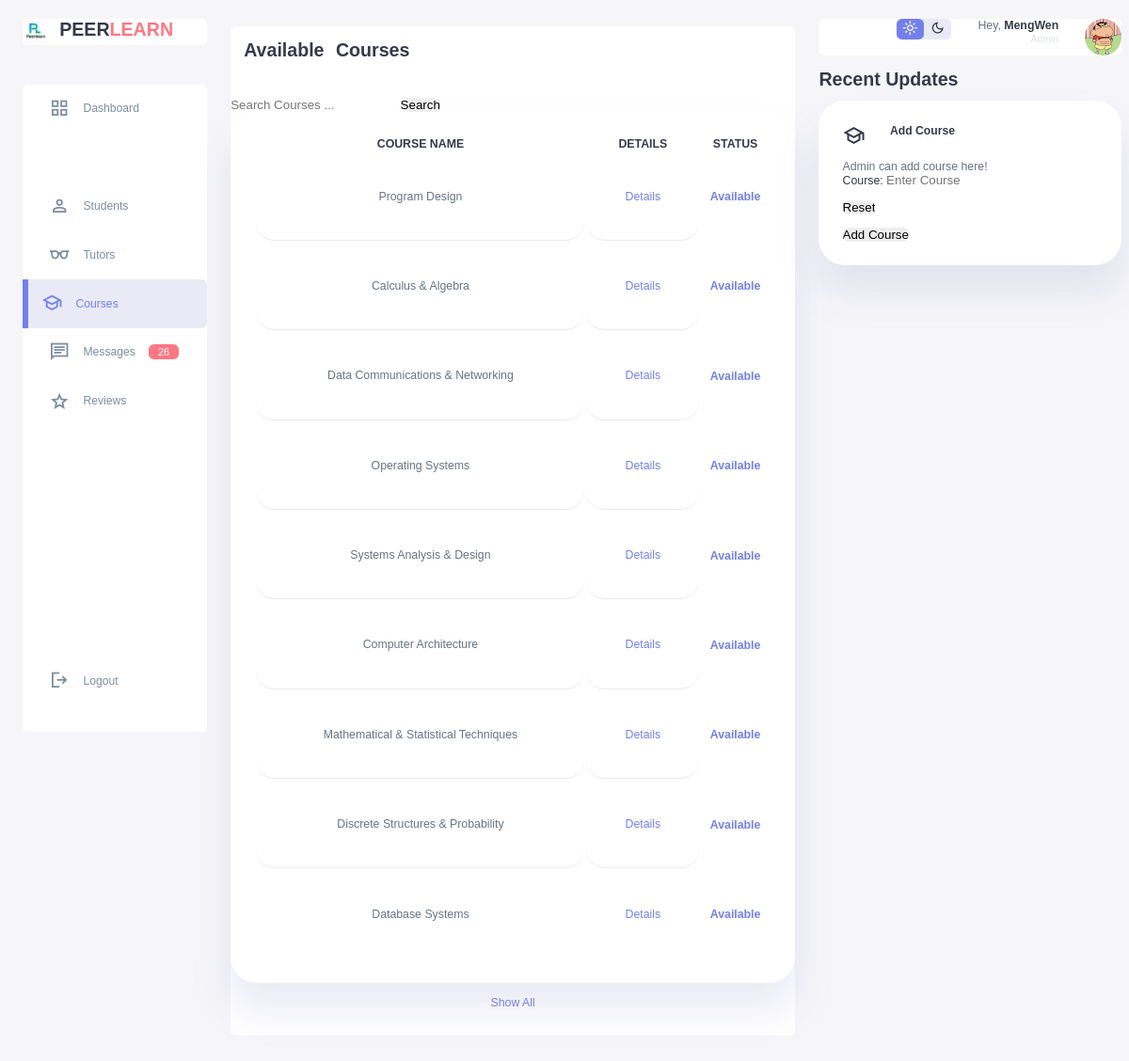
The app's page /admin_course.php with its own data.
### tables this page shows
CREATE TABLE `course` (
  `id` int(11) NOT NULL,
  `course_name` varchar(100) NOT NULL,
  `details` text DEFAULT NULL,
  `status` enum('active','inactive') DEFAULT 'active',
  `created_at` timestamp NOT NULL DEFAULT current_timestamp(),
  `updated_at` timestamp NOT NULL DEFAULT current_timestamp() ON UPDATE current_timestamp()
);

### admin_course.php (the view, shortened to what this page needs)
<!DOCTYPE html>
<html lang="en">
<head>
    <link rel="stylesheet" href="studentstyle.css">
</head>
<body>
    <div class="container">
        <aside>
            <div class="top">
                <div class="logo">
                    <img src="image/logo.png">
                    <h2>PEER<span class="danger">LEARN</span></h2>
                </div>
            </div>
            <div class="sidebar">
                <a href="admin.html"><span class="material-symbols-sharp">grid_view</span><h3>Dashboard</h3></a>
                <a href="#"></a>
                <a href="admin_student.php"><span class="material-symbols-sharp">person</span><h3>Students</h3></a>
                <a href="admin_tutors.php"><span class="material-symbols-sharp">eyeglasses</span><h3>Tutors</h3></a>
                <a href="admin_course.php" class="active"><span class="material-symbols-sharp">school</span><h3>Courses</h3></a>
                <a href="message.php"><span class="material-symbols-sharp">chat</span><h3>Messages</h3><span class="message-count">26</span></a>
                <a href="admin_review.php"><span class="material-symbols-sharp">star</span><h3>Reviews</h3></a>
                <a href="home_page.php"><span class="material-symbols-sharp">logout</span><h3>Logout</h3></a>
            </div>
        </aside>
        <main>
            <div class="current_students">
                <h2>Available Courses</h2>
                 <di style="margin-left: 500px ; padding:100px;">
                    <form action="" method="GET">
                        <input type="text" name="my_search" placeholder="Search Courses ...">
                        <input type="submit" name="search" value="Search">
                    </form>
                <table>
                    <thead>
                        <tr>
                            <th>COURSE NAME</th>
                            <th>DETAILS</th>
                            <th>STATUS</th>
                        </tr>
                    </thead>
                    <tbody>
                        <?php
                        $servername = "localhost";
                        $username = "root";
                        $password = "";
                        $dbname = "peer_tutoring_platform";
                        $conn = new mysqli($servername, $username, $password, $dbname);
                        $sql = "SELECT * FROM course";
                        $result = $conn->query($sql);
                        if ($result->num_rows > 0) {
                            while($row = $result->fetch_assoc()) {
                                echo "<tr>
                                    <td>".htmlspecialchars($row["course_name"])."</td>
                                     <td>
                                    <a href='course_details.php?id=".$row["id"]."' class='details-btn'>Details</a>
                                    </td>
                                    <th>
                                        <a>Available</a>
                                    </th>
                                </tr>";
                            }
                        } else {
                            $no_results_message = isset($_GET['search']) ?
                                "No courses found matching '".htmlspecialchars($_GET['my_search'])."'" :
                                "No courses found";
                            echo "<tr><td colspan='4'>$no_results_message</td></tr>";
                        }
                        ?>
                    </tbody>
                </table>
                <a href="#">Show All</a>
            </div>
        </main>
        <div class="right">
            <div class="top">
                <div class="theme-toggler">
                    <span class="material-symbols-sharp active">light_mode</span>
                    <span class="material-symbols-sharp">dark_mode</span>
                </div>
                <div class="profile">
                    <div class="info">
                        <p>Hey, <b>MengWen</b></p>
                        <small class="text-muted">Admin</small>
                    </div>
                    <div class="profile-photo">
                        <img src="image/profile-1.jpg">
                    </div>
                </div>
            </div>
            <div class="recent-updates">
                <h2>Recent Updates</h2>
                <div class="updates">
                    <div class="update">
                        <span class="material-symbols-sharp">school</span>
                        <h3>Add Course</h3>
                    </div>
                    <div class="message">
                        <p>Admin can add course here!</p>
                        <form action="course_record.php" method="POST">
                            <div>
                                <label for="Course">Course:</label>
                                <input type="text" id="course" name="course_name" placeholder="Enter Course" required>
                            </div>
                            <br>
                            <div>
                                <input type="reset" value="Reset">
                            </div>
                            <br>
                            <div>
                                <input type="submit" value="Add Course">
                            </div>
                        </form>
    </div>
</body>
</html>

### studentstyle.css (style rules this page uses)
* { margin: 0; padding: 0; outline: 0; appearance: none; border: 0; text-decoration: none; list-style: none; box-sizing: border-box; border-radius: 0.4rem; }
html { font-size: 14px; }
body { width: 100vw; height: 100vh; font-family: poppins, sans-serif; font-size: 0.88rem; background: #f6f6f9; user-select: none; overflow-x: hidden; color: #363949; }
.container { display: grid; width: 96%; margin: 0 auto; gap: 1.8rem; grid-template-columns: 14rem auto 23rem; }
a { color: #363949; }
img { display: block; width: 100%; }
h2 { font-size: 1.4rem; }
h3 { font-size: 0.87rem; }
small { font-size: 0.75rem; }
.profile-photo { width: 2.8rem; height: 2.8rem; border-radius: 50%; overflow: hidden; }
.text-muted { color: #dce1eb; }
p { color:#677483; }
b { color: #363949; }
.danger { color: #ff7782; }
aside { height: 100vh; }
aside .top { background: white; display: flex; align-items: center; justify-content: space-between; margin-top: 1.4rem; border-radius: 0.4rem; }
aside .logo { display: flex; gap: 0.8rem; }
aside .logo img { width: 2rem; height: 2rem; }
aside .sidebar { background: rgb(255, 255, 255); display: flex; flex-direction: column; height: 86vh; position: relative; top: 3rem; border-radius: 0.4rem; }
aside h3 { font-weight: 500; }
aside .sidebar a { display: flex; color: #7d8da1; margin-left: 2rem; gap: 1rem; align-items: center; position: relative; height: 3.7rem; transition: all 300ms ease; }
aside .sidebar a span { font-size: 1.6rem; transition: all 300ms ease; }
aside .sidebar a:last-child { position: absolute; bottom: 2rem; width: 100%; }
aside .sidebar a.active { background: rgba(132, 139, 200, 0.18); color: #7380ec; margin-left: 0; }
aside .sidebar a.active:before { content: ""; width: 6px; height: 100%; background: #7380ec; }
aside .sidebar a.active span { color: #7380ec; margin-left: calc(1rem -3 px); }
aside .sidebar .message-count { background: #ff7782; color: #fff; padding: 2px 10px; font-size: 11px; border-radius: 0.4rem; }
.current_students { margin-top: 2rem; background: #fff; }
.current_students h2 { margin-bottom: 0.8rem; word-spacing: 0.5rem; padding: 1rem; }
.current_students table { background:#fff; width: 100%; border-radius:2rem; padding:1.8rem; text-align: center; box-shadow: 0 2rem 3rem rgba(132, 139, 200, 0.18); transition: all 300ms ease; }
table tbody td { height: 2.8rem; border-bottom: 1px solid rgba(132, 139, 200, 0.18); color: #677483; text-align: center; padding:1.8rem; background: white; border-radius: 1.4rem; }
table tbody tr:last-child td { border: none; }
.current_students a { text-align: center; display: block; margin: 1rem auto; color: #7380ec; }
.right { margin-top: 1.4rem; }
.right .top { display: flex; justify-content: end; gap: 2rem; background: #fff; }
.right .theme-toggler { background:rgba(132, 139, 200, 0.18); display: flex; justify-content: space-between; align-items: center; height: 1.6rem; width: 4.2rem; cursor: pointer; border-radius: 0.4rem; }
.right .theme-toggler span { font-size: 1.2rem; width: 50%; height: 100%; display: flex; align-items: center; justify-content: center; }
.right .theme-toggler span.active { background: #7380ec; color: white; border-radius: 0.4rem; }
.right .top .profile { display: flex; gap: 2rem; text-align: right; }
.recent-updates { margin-top: 1rem; }
.recent-updates h2 { margin-bottom: 0.8rem; }
.recent-updates .updates { background: #fff; padding:1.8rem; border-radius: 2rem; box-shadow: 0 2rem 3rem rgba(132, 139, 200, 0.18); transition: all 300ms ease; }
.recent-updates .updates .update { display: grid; grid-template-columns: 2.6rem auto; gap: 1rem; margin-bottom: 1rem; }

### records on screen
course: course_name "Program Design"
course: course_name "Calculus & Algebra"
course: course_name "Data Communications & Networking"
course: course_name "Operating Systems"
course: course_name "Systems Analysis & Design"
course: course_name "Computer Architecture"
course: course_name "Mathematical & Statistical Techniques"
course: course_name "Discrete Structures & Probability"
course: course_name "Database Systems"
